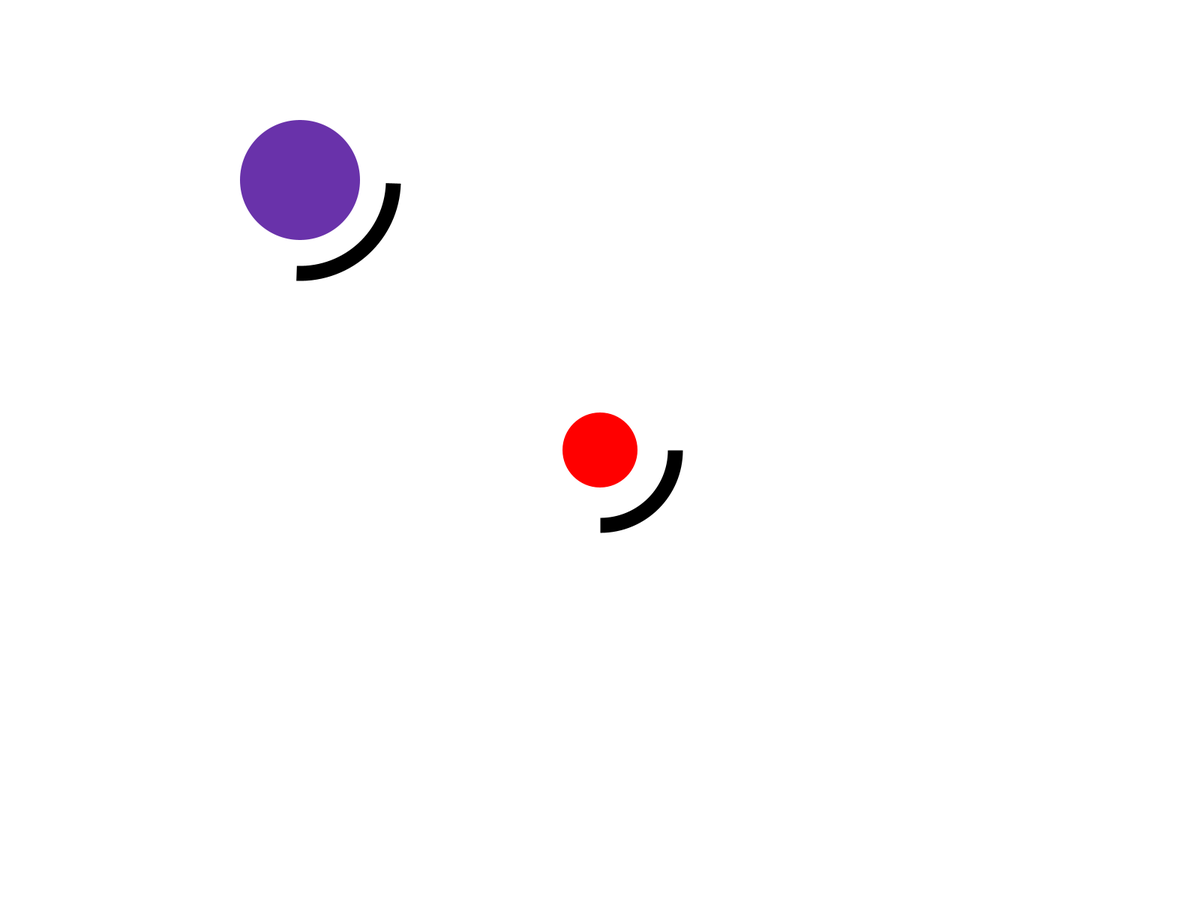
Frame 1 (no input)
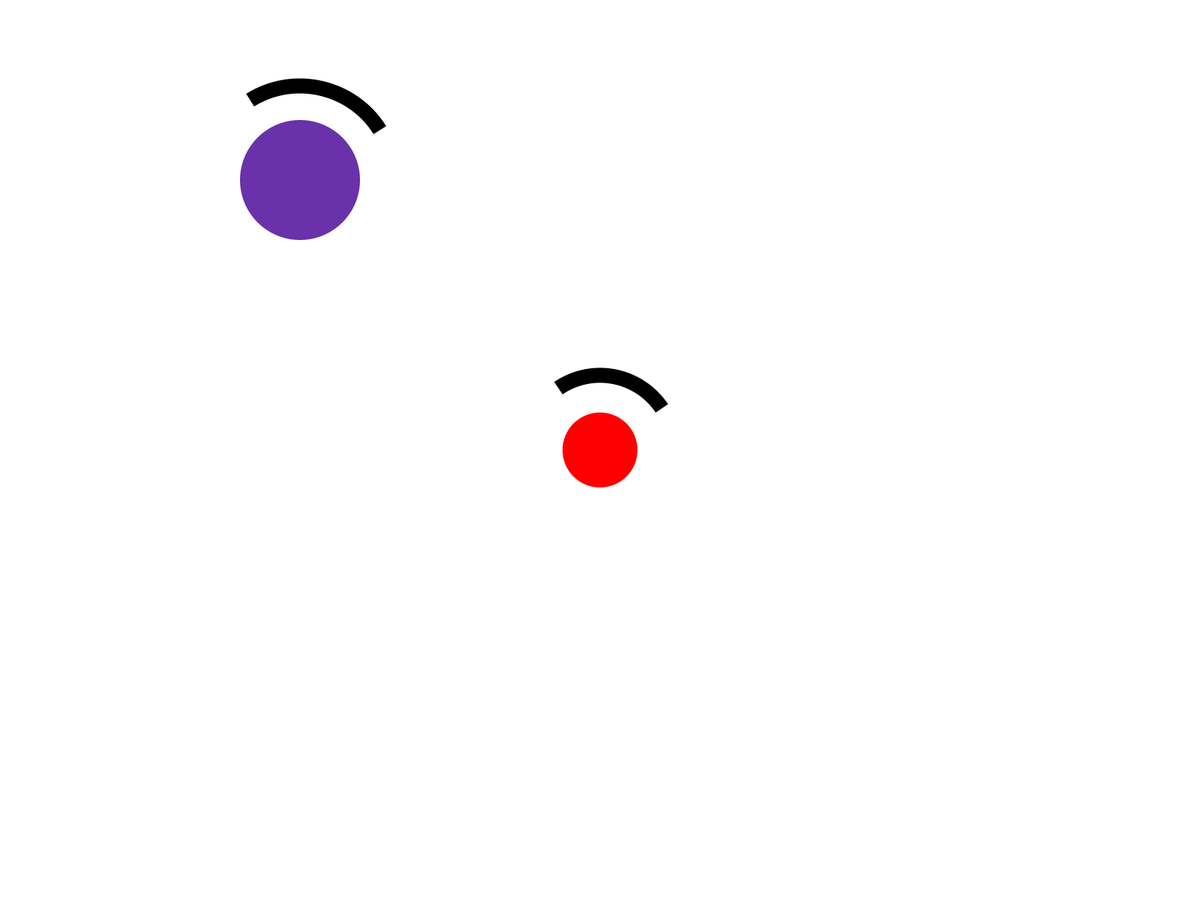
Frame 60 (the mouse pressed at the canvas centre just before this capture)
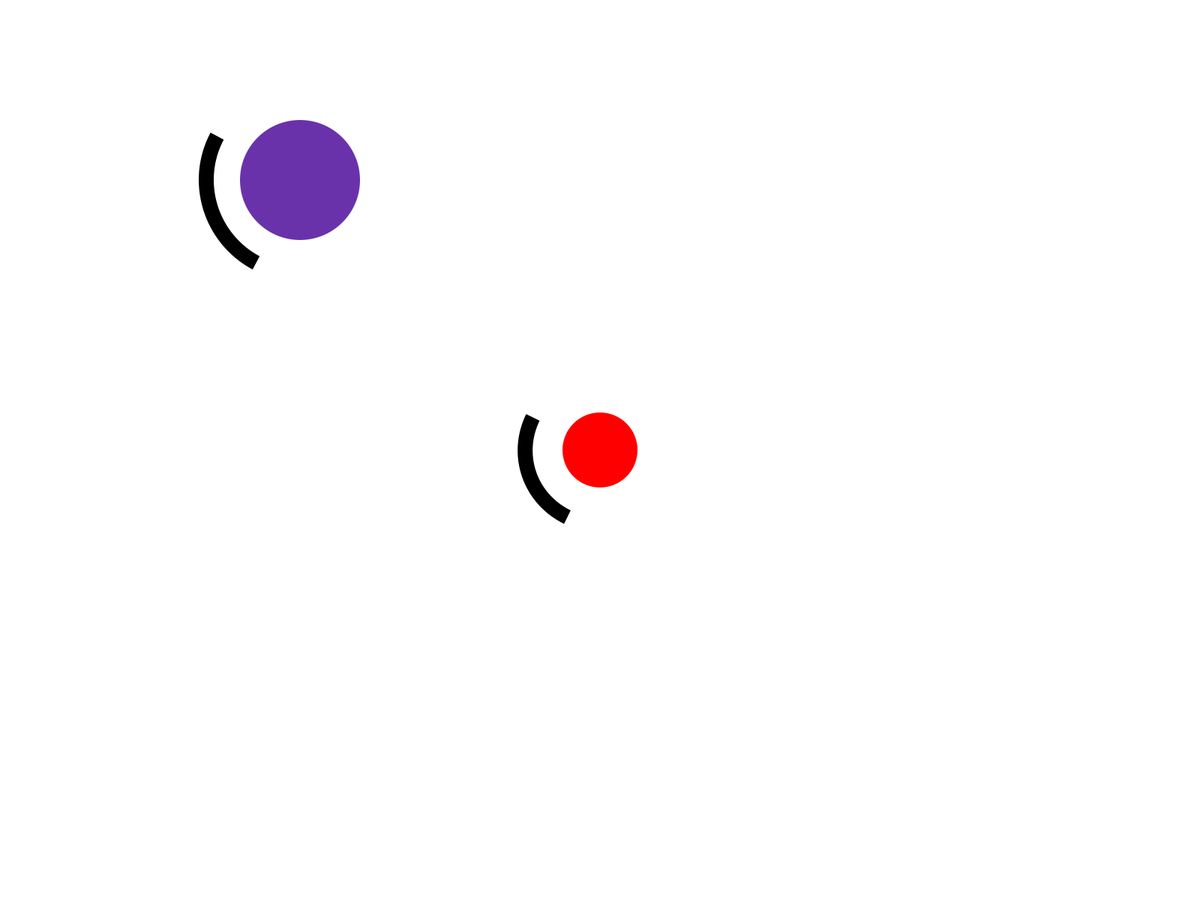
Frame 120 (the mouse held since frame 60 and released just before this capture)

The Processing sketch that drew these frames (run headless with seeded random() and noise(); from frame 60 on, the mouse is pressed at the canvas centre):

// Processing sketch: anumacion_2
// ── anumacion_2.pde
//intento de animacion no.2 me lleva la verdura
float angle = 0;
int ellipseTimer = 0;
int ellipseInterval =300;
int ellipseDuration = 600;
boolean ellipseVisible = false;


void setup() {
  //size(600, 600);
  frameRate(20);
  fullScreen();
}
void draw() {
  int m =millis();
if(m < 5000){
  background(255);
}
else if (m < 10000){
  background(255);}

float cr = random(100,255);
  if (frameCount % ellipseInterval== 0 && ellipseTimer<5) {
    noStroke();
    fill(cr, cr, 0);
    float x= random(width);
    float y = random(height);
    float diameter = random(100, 100);

    ellipse (x, y, diameter, diameter);
    ellipseTimer++;
    ellipseVisible = true;
  }
  if (ellipseVisible && frameCount % ellipseInterval == 0) {
    ellipseTimer++;
    if (ellipseTimer >= ellipseDuration / ellipseInterval) {
      ellipseVisible=false;
      ellipseTimer = 0;
    }
  }

  noFill();
  stroke(0);
  strokeWeight(20);
  strokeCap(SQUARE);
  arc(width/2, height/2, 200, 200, radians(angle), radians(angle +90));
  angle += 2;
  fill(255, 0, 0);
  noStroke();
  ellipse( width/2, height/2, 100, 100);

  noFill();
  stroke(0);
  strokeWeight(20);
  strokeCap(SQUARE);
  arc(width/4, height/5, 250, 250, radians(angle), radians(angle +90));
  angle += 2;
  fill(105, 50, 170);
  noStroke();
  ellipse( width/4, height/5, 160, 160);
}
